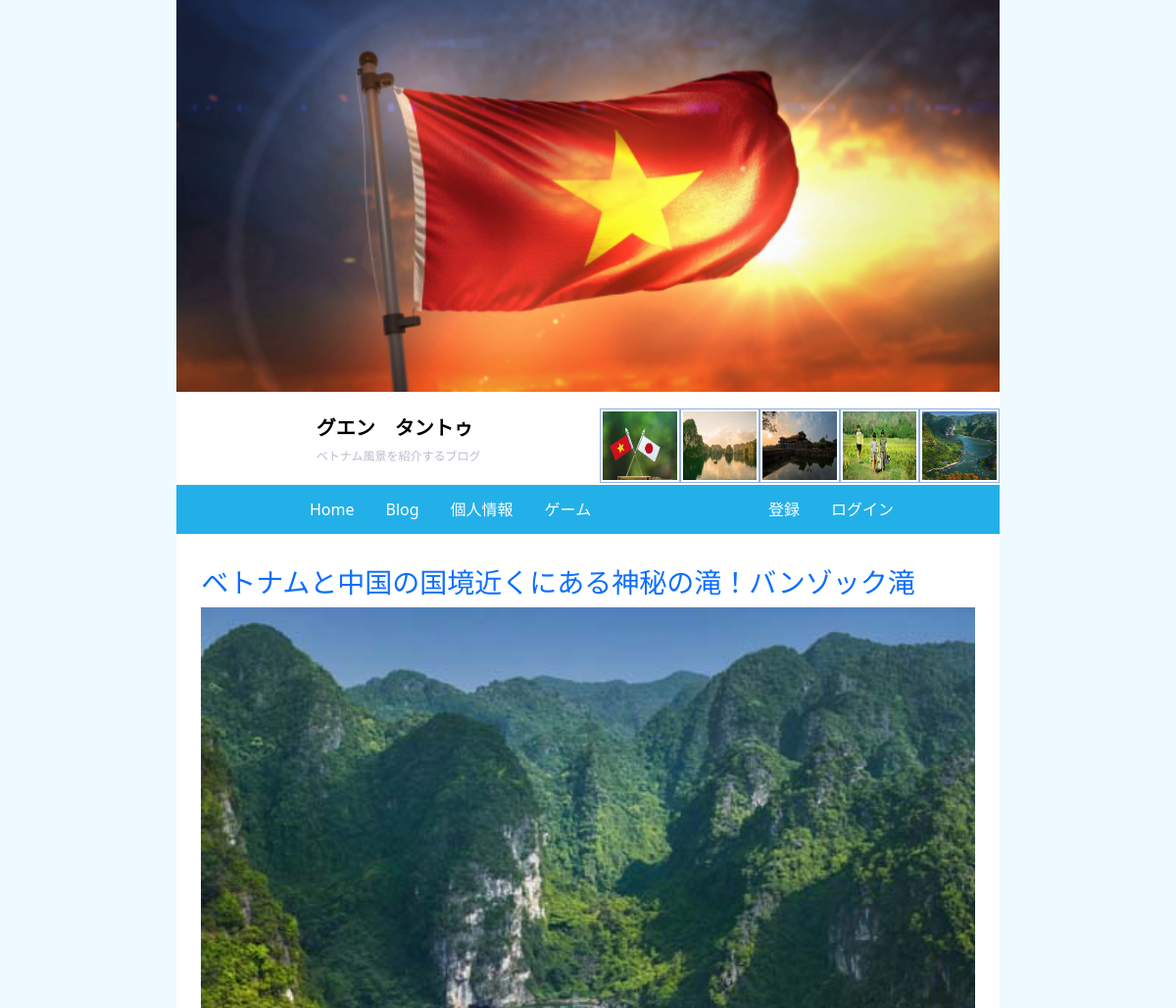
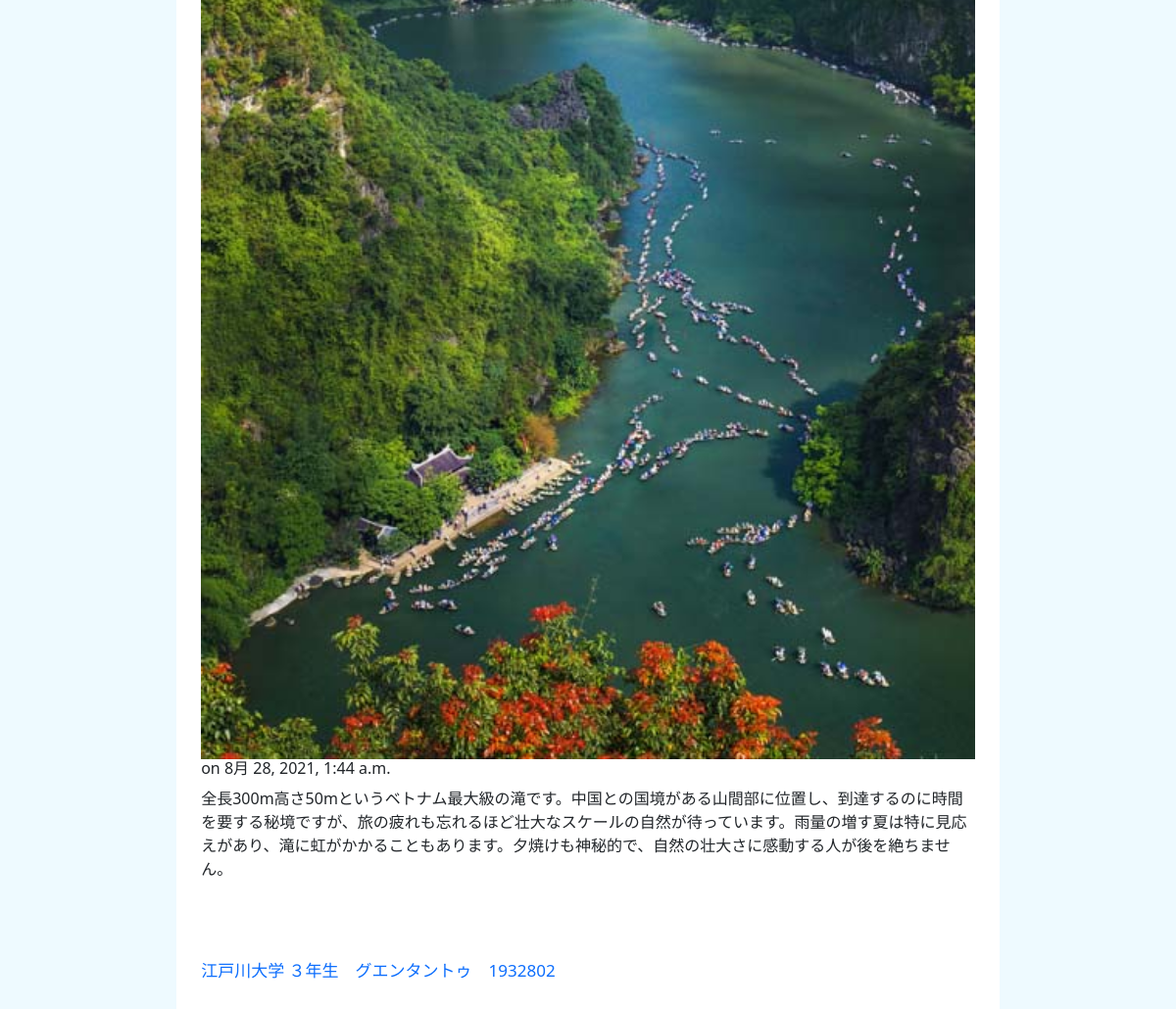
The app's page /Blogpost/2/ with its own data (2 pictures, top to bottom).
### Blogpost/models.py (models this page shows, shortened)
class Post(models.Model):
    title = models.CharField(max_length=100)
    body = models.TextField()
    date = models.DateTimeField(auto_now_add=True)
    image = models.ImageField(null=True)

### Blogpost/views.py (the view)
# urls.py: path('<int:pk>/', views.post,name='post'),
def post(request, pk):
    post = get_object_or_404(Post, pk=pk)
    form = CommentForm()
    if request.method == "POST":
        form = CommentForm(request.POST, author=request.user, post=post)
        if form.is_valid():
            form.save()
            return HttpResponseRedirect(request.path)
    return render(request, "Blogpost/post.html", {"post": post, "form": form})

### Blogpost/templates/Blogpost/post.html (shortened to what this page needs)
{% extends "pages/index.html" %}
{% block content %}
  <div style="margin:3%">
        <h3><a href="{% url 'Blogpost' %}">{{post.title}}</a></h3>
        <img src="{{post.image.url}}" style="width:100%;" />
        <h6>on {{post.date}}</h6>
        {{post.body|safe|linebreaks}}
  </div>
{% endblock %}

### static/css/indexy.css (style rules this page uses)
html { background: #eefaff; }
body { width: 70%; margin: auto; height: 100%; background: white; }
a { text-decoration: none; }

### records on screen
Post: title "ベトナムと中国の国境近くにある神秘の滝！バンゾック滝", image (picture), date "8月 28, 2021, 1:44 a.m.", body "全長300m高さ50mというベトナム最大級の滝です。中国との国境がある山間部に位置し、到達するのに時間を要する秘境ですが、旅の疲れも忘れるほど壮大なスケールの自然が待っています。雨量の増す夏は特に見応えがあり、滝に虹がかかることもあります。夕焼けも神秘的で、自然の壮大さに感動する人が後を絶ちません。"
